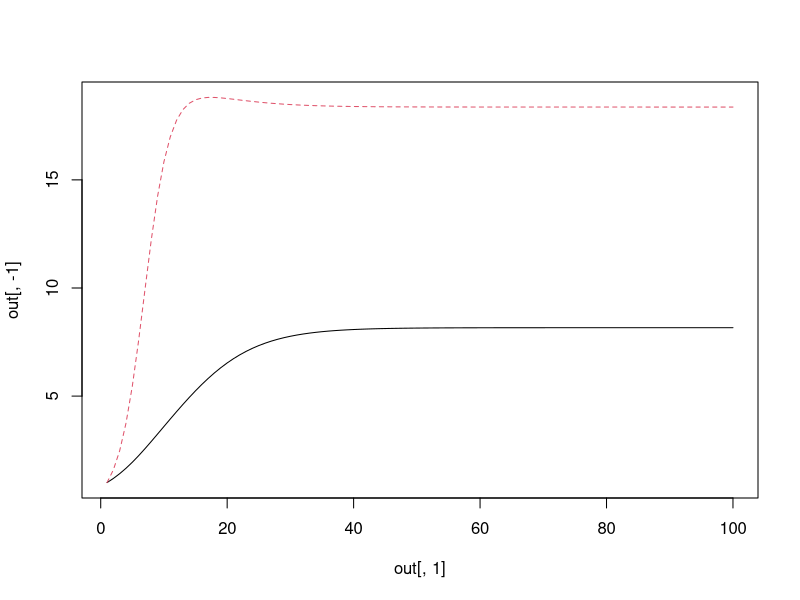

Write the R code that produced this figure.
library(deSolve)


LVcomp <- function (t, n, parms) {
  with(as.list(parms), {
    dn1dt <- b1 * n[1] * (1 - (n[1]/k1) - a12 * (n[2]/k1))
    dn2dt <- b2 * n[2] * (1 - (n[2]/k2) - a21 * (n[1]/k2))
    list(c(dn1dt, dn2dt))
  })
}
parms <- c(b1 = 0.2, b2 = 0.5, k1 = 10, k2 = 20, a12 = 0.1, a21 = 0.2)
initialN <- c(1,1)
out <- ode(y = initialN, times = 1:100, func = LVcomp, parms = parms)
matplot(out[, 1], out[, -1], type = "l") 
